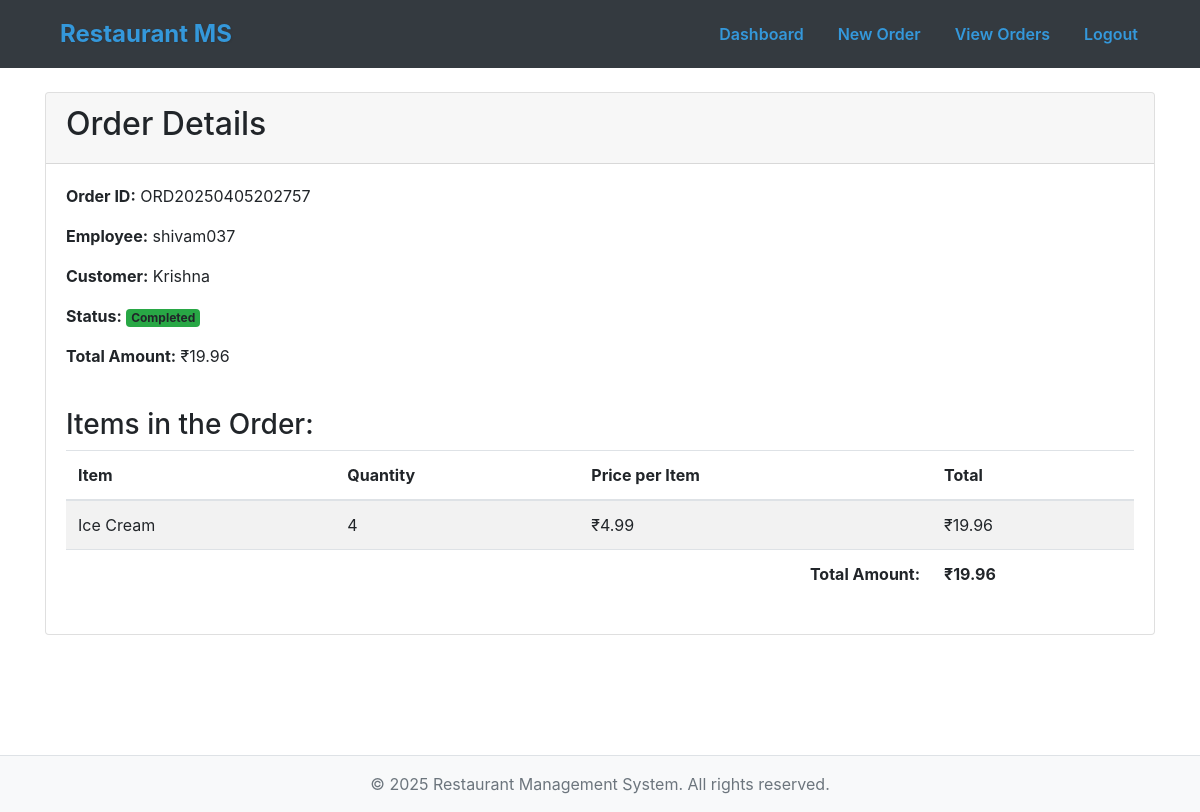
The app's page /employee/dashboard/orders/details/ORD20250405202757 (signed in) with its own data.
### app/models.py (models this page shows, shortened)
class Orders(db.Model):
    __tablename__ = 'orders'
    orderID = db.Column(db.String(20), primary_key=True)
    employeeID = db.Column(db.Integer, db.ForeignKey('employee.id'), nullable=False)
    customerID = db.Column(db.Integer, db.ForeignKey('customer.id'), nullable=False)
    status = db.Column(db.Enum('Pending', 'Completed', name='order_status'), default='Pending')
    totalAmount = db.Column(db.Numeric(10, 2), nullable=False)
    employee = db.relationship('Employee', backref=db.backref('orders', lazy=True))
    customer = db.relationship('Customer', backref=db.backref('orders', lazy=True))

class Employee(UserMixin, db.Model):
    __tablename__ = 'employee'
    id = db.Column(db.Integer, primary_key=True)
    username = db.Column(db.String(100), nullable=False, unique=True)
    email = db.Column(db.String(120), unique=True, nullable=False)
    password_hash = db.Column(db.String(255), nullable=False)
    role = db.Column(db.String(10), default="Employee")
    contact_details = db.Column(db.String(100))
    reset_token = db.Column(db.String(100), unique=True)
    reset_token_expiry = db.Column(db.DateTime)

class Customer(db.Model):
    __tablename__ = 'customer'
    id = db.Column(db.Integer, primary_key=True, autoincrement=True)
    name = db.Column(db.String(100), nullable=False)
    email = db.Column(db.String(120), unique=True, nullable=False)
    phone = db.Column(db.String(20), nullable=False)

class OrderItem(db.Model):
    __tablename__ = 'order_item'
    id = db.Column(db.Integer, primary_key=True, autoincrement=True)
    orderID = db.Column(db.String(20), db.ForeignKey('orders.orderID'), nullable=False)
    menuItemID = db.Column(db.Integer, db.ForeignKey('menu_item.menuItemID'), nullable=False)
    quantity = db.Column(db.Integer, nullable=False)
    price = db.Column(db.Numeric(10, 2), nullable=False)
    order = db.relationship('Orders', backref=db.backref('items', lazy=True))
    menu_item = db.relationship('MenuItem', backref=db.backref('order_items', lazy=True))

class MenuItem(db.Model):
    __tablename__ = 'menu_item'
    menuItemID = db.Column(db.Integer, primary_key=True, autoincrement=True)
    name = db.Column(db.String(255), nullable=False)
    description = db.Column(db.Text, nullable=True)
    price = db.Column(db.Numeric(10, 2), nullable=False)
    category = db.Column(db.String(100), nullable=False)

### app/routes/employee_routes.py (the view)
@employee_bp.route("/dashboard/orders/details/<string:order_id>", methods=["GET"])
@employee_required
def view_order_details(order_id):
    print(f"Viewing details for order {order_id}")
    order = Orders.query.get_or_404(order_id)
    print(f"Order found: {order.orderID}, Status: {order.status}")
    return render_template("view_order_details.html", order=order)

### app/utils/access_control.py (called while the page is built)
def employee_required(f):
    @wraps(f)
    def decorated_function(*args, **kwargs):
        if not current_user.is_authenticated:
            flash("Please log in to access this page.", "warning")
            return redirect(url_for("auth.employee_login"))
        if current_user.role != "Employee":
            flash("Access restricted to Employees only.", "danger")
            return redirect(url_for("auth.choose_role"))
        return f(*args, **kwargs)
    return decorated_function

### app/templates/view_order_details.html
{% extends 'base.html' %}
{% block content %}
<div class="container mt-4">
    <div class="card">
        <div class="card-header">
            <h2>Order Details</h2>
        </div>
        <div class="card-body">
            <div class="row">
                <div class="col-md-6">
                    <p><strong>Order ID:</strong> {{ order.orderID }}</p>
                    <p><strong>Employee:</strong> {{ order.employee.username }}</p>
                    <p><strong>Customer:</strong> {{ order.customer.name }}</p>
                    <p><strong>Status:</strong>
                        <span class="badge {% if order.status == 'Pending' %}bg-warning{% else %}bg-success{% endif %}">
                            {{ order.status }}
                        </span>
                    </p>
                    <p><strong>Total Amount:</strong> ₹{{ "%.2f"|format(order.totalAmount) }}</p>
                </div>
            </div>
            <h3 class="mt-4">Items in the Order:</h3>
            <div class="table-responsive">
                <table class="table table-striped">
                    <thead>
                        <tr>
                            <th>Item</th>
                            <th>Quantity</th>
                            <th>Price per Item</th>
                            <th>Total</th>
                        </tr>
                    </thead>
                    <tbody>
                        {% for item in order.items %}
                        <tr>
                            <td>{{ item.menu_item.name }}</td>
                            <td>{{ item.quantity }}</td>
                            <td>₹{{ "%.2f"|format(item.price) }}</td>
                            <td>₹{{ "%.2f"|format(item.price * item.quantity) }}</td>
                        </tr>
                        {% endfor %}
                    </tbody>
                    <tfoot>
                        <tr>
                            <td colspan="3" class="text-right"><strong>Total Amount:</strong></td>
                            <td><strong>₹{{ "%.2f"|format(order.totalAmount) }}</strong></td>
                        </tr>
                    </tfoot>
                </table>
            </div>
        </div>
    </div>
</div>
{% endblock %}

### app/static/css/custom.css (style rules this page uses)
.card { transition: transform 0.3s ease, box-shadow 0.3s ease; background: white; }

### records on screen
Orders: orderID "ORD20250405202757", status "Completed", totalAmount "19.96"
Employee: employee.username "shivam037"
Customer: customer.name "Krishna"
OrderItem: menu_item.name "Ice Cream", quantity "4", price "4.99", item.price*item.quantity "19.96"
